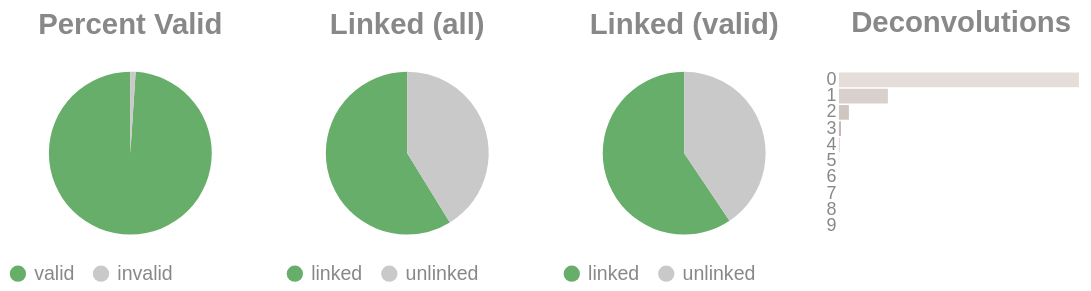

The notebook cell this image was saved under:
### Code cell
if SKIPLR:
    pass
else:
    clash = Counter()
    for i in valids['molecule'].to_list():
        _mol = i.split("-")
        if len(_mol) == 1:
            clash.update('0')
        else:
            clash.update(_mol[-1])

    _d = {"deconvolutions": [], 'count': []}
    for k,v in clash.items():
        _d['deconvolutions'].append(k)
        _d['count'].append(v)

    tot_valid = valids['reads'].sum()
    mask = valids['reads'] >= 2
    n_linked_reads = valids.filter(mask)['reads'].sum()
    if n_linked_reads == 0:
        print_html("No linked molecules (>=2 reads) were detected; skipping linked-only distributions.")
        SKIPLR = True
    else:
        perc_valid = round(tot_valid / n_reads, 4)
        linked_perc_abs = round(n_linked_reads / n_reads, 4)
        linked_perc = round(n_linked_reads / tot_valid, 4)

    _valid = pl.DataFrame({"valids": ['valid', 'invalid'], "count": [tot_valid, n_reads - tot_valid]})
    _linked_abs = pl.DataFrame({"linked (absolute)": ['linked', 'unlinked'], "count": [n_linked_reads, n_reads - n_linked_reads]})
    _linked_rel = pl.DataFrame({"linked (valids)": ['linked', 'unlinked'], "count": [n_linked_reads, tot_valid - n_linked_reads]})

    (
        alt.hconcat(
            piechart(_valid, goodval = 'valid', title = "Percent Valid"),
            piechart(_linked_abs, goodval = "linked", title =  "Linked (all)"),
            piechart(_linked_rel, goodval = "linked", title =  "Linked (valid)"),
            convolutionbar(pl.DataFrame(_d), title = "Deconvolutions"),
            center = True,
            bounds = 'flush'
        )
        .resolve_scale(color='independent')
        .resolve_legend('independent')
        .properties(usermeta={'embedOptions': {"actions": False}})
    ).display()

### Figure 1 — Vega-Lite specification as saved in the notebook (floating-point values rounded to 4 significant figures)
{"width": "container", "height": 400, "config": {"title": {"anchor": "start", "dy": -15, "fontSize": 18, "color": "#888888", "subtitleColor": "#888888", "subtitleFontSize": 14}, "arc": {"fill": "#0072B2"}, "axis": {"domainColor": "#888888", "domainWidth": 0.5, "gridWidth": 0.2, "grid": false, "titleFontWeight": 400, "titleFontSize": 15, "labelFontSize": 11, "labelColor": "#888888", "tickColor": "#888888", "tickWidth": 0.2, "titleColor": "#888888"}, "axisBand": {"grid": false}, "axisX": {"grid": true, "tickSize": 10, "domainCap": "round"}, "axisY": {"domain": false, "grid": true, "tickSize": 0, "domainCap": "round"}, "background": "transparent", "header": {"labelFontSize": 15, "labelColor": "#888888", "titleFontSize": 15, "titleFontWeight": 600, "titleColor": "#888888"}, "legend": {"labelFont": "sans-serif", "labelFontSize": 12, "labelColor": "#888888", "symbolSize": 100, "symbolType": "circle", "titleFontSize": 12, "titlePadding": 10, "titleColor": "#888888", "title": null}, "range": {"category": ["#E69F00", "#56B4E9", "#009E73", "#F0E442", "#0072B2", "#D55E00", "#CC79A7", "#000000"], "diverging": ["#cfe8f3", "#a2d4ec", "#73bfe2", "#46abdb", "#1696d2", "#12719e"]}, "area": {"fill": "#0072B2", "fillOpacity": 0.7, "line": true, "strokeOpacity": 0.7}, "line": {"color": "#0072B2", "stroke": "#0072B2", "strokeWidth": 2}, "trail": {"color": "#0072B2", "stroke": "#0072B2", "strokeWidth": 0, "size": 1}, "point": {"filled": true, "fillOpacity": 1.0, "size": 95}, "text": {"color": "#888888", "fontSize": 11, "align": "right", "fontWeight": 400, "size": 11}, "bar": {"fill": "#0072B2", "stroke": null}, "view": {"stroke": null, "continuousWidth": 660, "continuousHeight": 400}}, "hconcat": [{"data": {"name": "data-37f5486c3bcb466f7f7b8241f9426365"}, "mark": {"type": "arc"}, "encoding": {"color": {"field": "valids", "legend": {"orient": "bottom", "title": null}, "scale": {"domain": ["valid", "invalid"], "range": ["#68ae6b", "#C9C9C9"]}, "title": "Valids", "type": "nominal"}, "theta": {"field": "count", "type": "quantitative"}, "tooltip": [{"field": "valids", "title": "Valids", "type": "ordinal"}, {"field": "percent", "format": ".2%", "title": "Percent", "type": "quantitative"}, {"field": "count", "title": "Count", "type": "quantitative"}]}, "height": 100, "title": {"text": "Percent Valid", "align": "center", "anchor": "middle"}, "transform": [{"calculate": "datum.count / 14657108", "as": "percent"}], "width": 150}, {"data": {"name": "data-f097fa04b6e3b412bae45fc8fb0ffc80"}, "mark": {"type": "arc"}, "encoding": {"color": {"field": "linked (absolute)", "legend": {"orient": "bottom", "title": null}, "scale": {"domain": ["linked", "unlinked"], "range": ["#68ae6b", "#C9C9C9"]}, "title": "Linked (Absolute)", "type": "nominal"}, "theta": {"field": "count", "type": "quantitative"}, "tooltip": [{"field": "linked (absolute)", "title": "Linked (Absolute)", "type": "ordinal"}, {"field": "percent", "format": ".2%", "title": "Percent", "type": "quantitative"}, {"field": "count", "title": "Count", "type": "quantitative"}]}, "height": 100, "title": {"text": "Linked (all)", "align": "center", "anchor": "middle"}, "transform": [{"calculate": "datum.count / 14657108", "as": "percent"}], "width": 150}, {"data": {"name": "data-c3c97c07ba1354365ae48ef95e034331"}, "mark": {"type": "arc"}, "encoding": {"color": {"field": "linked (valids)", "legend": {"orient": "bottom", "title": null}, "scale": {"domain": ["linked", "unlinked"], "range": ["#68ae6b", "#C9C9C9"]}, "title": "Linked (Valids)", "type": "nominal"}, "theta": {"field": "count", "type": "quantitative"}, "tooltip": [{"field": "linked (valids)", "title": "Linked (Valids)", "type": "ordinal"}, {"field": "percent", "format": ".2%", "title": "Percent", "type": "quantitative"}, {"field": "count", "title": "Count", "type": "quantitative"}]}, "height": 100, "title": {"text": "Linked (valid)", "align": "center", "anchor": "middle"}, "transform": [{"calculate": "datum.count / 14503774", "as": "percent"}], "width": 150}, {"data": {"name": "data-1111a0478d87597c7e1962d87592accd"}, "mark": {"type": "bar"}, "encoding": {"color": {"field": "deconvolutions", "legend": null, "scale": {"scheme": "lightgreyred"}, "type": "nominal"}, "tooltip": [{"field": "deconvolutions", "title": "Deconvolutions", "type": "ordinal"}, {"field": "percent", "format": ".2%", "title": "Percent", "type": "quantitative"}, {"field": "count", "title": "Count", "type": "quantitative"}], "x": {"axis": null, "field": "count", "type": "quantitative"}, "y": {"field": "deconvolutions", "sort": "ascending", "title": null, "type": "nominal"}}, "height": 100, "title": {"text": "Deconvolutions", "align": "center", "anchor": "middle"}, "transform": [{"calculate": "datum.count / 8640218", "as": "percent"}], "width": 150}], "bounds": "flush", "center": true, "resolve": {"legend": {"angle": "independent"}, "scale": {"color": "independent"}}, "usermeta": {"embedOptions": {"actions": false}}, "$schema": "https://vega.github.io/schema/vega-lite/v6.4.1.json", "datasets": {"data-37f5486c3bcb466f7f7b8241f9426365": [{"valids": "valid", "count": 14503774}, {"valids": "invalid", "count": 153334}], "data-f097fa04b6e3b412bae45fc8fb0ffc80": [{"linked (absolute)": "linked", "count": 8613803}, {"linked (absolute)": "unlinked", "count": 6043305}], "data-c3c97c07ba1354365ae48ef95e034331": [{"linked (valids)": "linked", "count": 8613803}, {"linked (valids)": "unlinked", "count": 5889971}], "data-1111a0478d87597c7e1962d87592accd": [{"deconvolutions": "0", "count": 6873814}, {"deconvolutions": "1", "count": 1402366}, {"deconvolutions": "2", "count": 285686}, {"deconvolutions": "3", "count": 59937}, {"deconvolutions": "4", "count": 13479}, {"deconvolutions": "5", "count": 3407}, {"deconvolutions": "6", "count": 1008}, {"deconvolutions": "7", "count": 322}, {"deconvolutions": "8", "count": 133}, {"deconvolutions": "9", "count": 66}]}}
